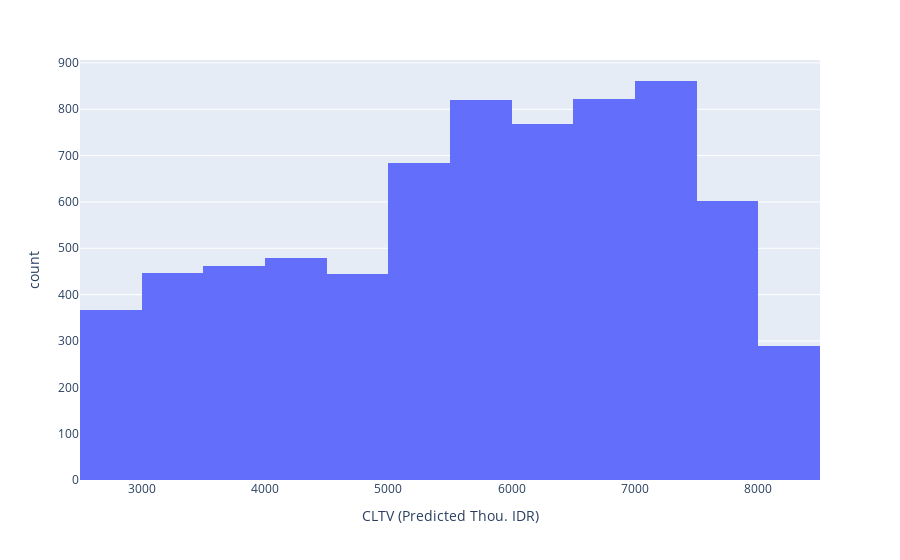

The cell this chart's notebook holds for it:
### Markdown cell above
### Valuasi

### Code cell
# Distribusi Monthly Purchase
fig = px.histogram(df, x="CLTV (Predicted Thou. IDR)", nbins=20)
fig.show()

### Figure 1 — Plotly figure (JSON) as saved in the notebook; plotly's stock layout.template omitted (floating-point values rounded to 4 significant figures; data arrays with more than 128 entries replaced by an {"elided": "..."} marker saying what was removed)
{"data": [{"alignmentgroup": "True", "bingroup": "x", "hovertemplate": "CLTV (Predicted Thou. IDR)=%{x}<br>count=%{y}<extra></extra>", "legendgroup": "", "marker": {"color": "#636efa", "pattern": {"shape": ""}}, "name": "", "nbinsx": 20, "offsetgroup": "", "orientation": "v", "showlegend": false, "type": "histogram", "x": {"elided": "7043 float values"}, "xaxis": "x", "yaxis": "y"}], "layout": {"barmode": "relative", "legend": {"tracegroupgap": 0}, "margin": {"t": 60}, "xaxis": {"anchor": "y", "domain": [0, 1], "title": {"text": "CLTV (Predicted Thou. IDR)"}}, "yaxis": {"anchor": "x", "domain": [0, 1], "title": {"text": "count"}}}}
